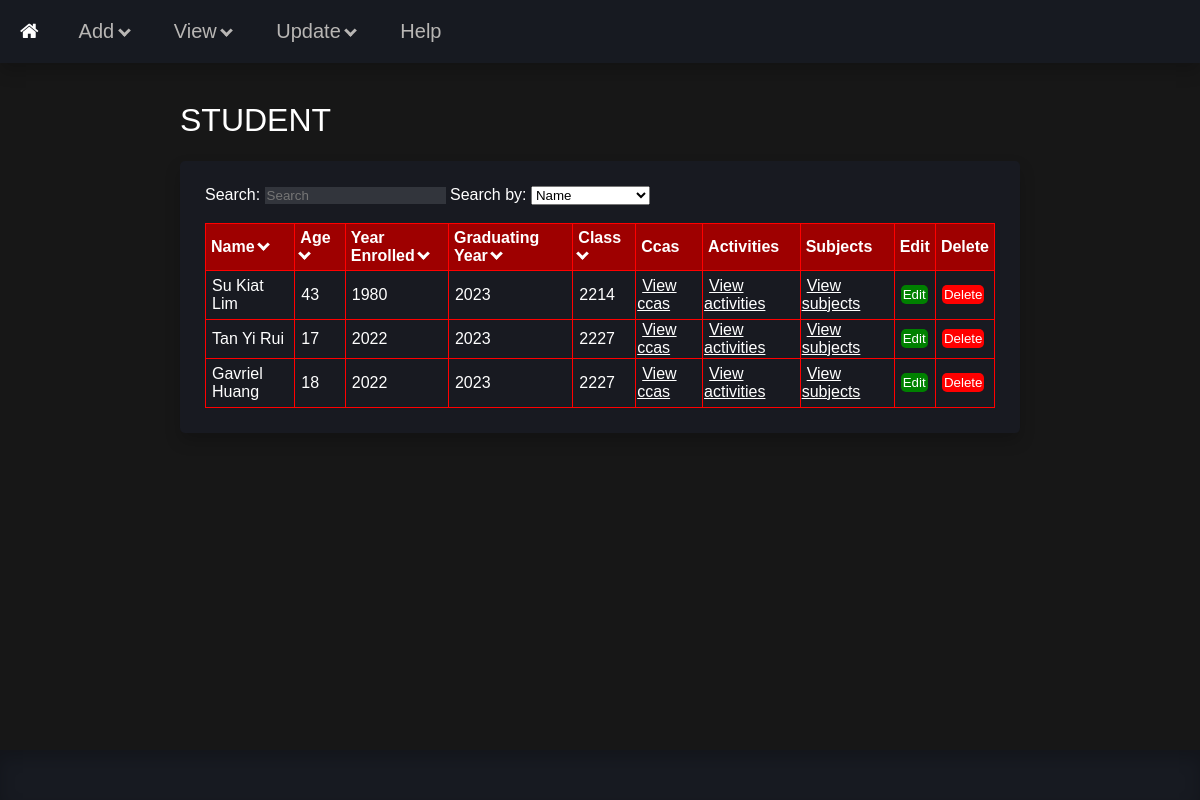
/view_student, run on an earlier commit of the app's database.
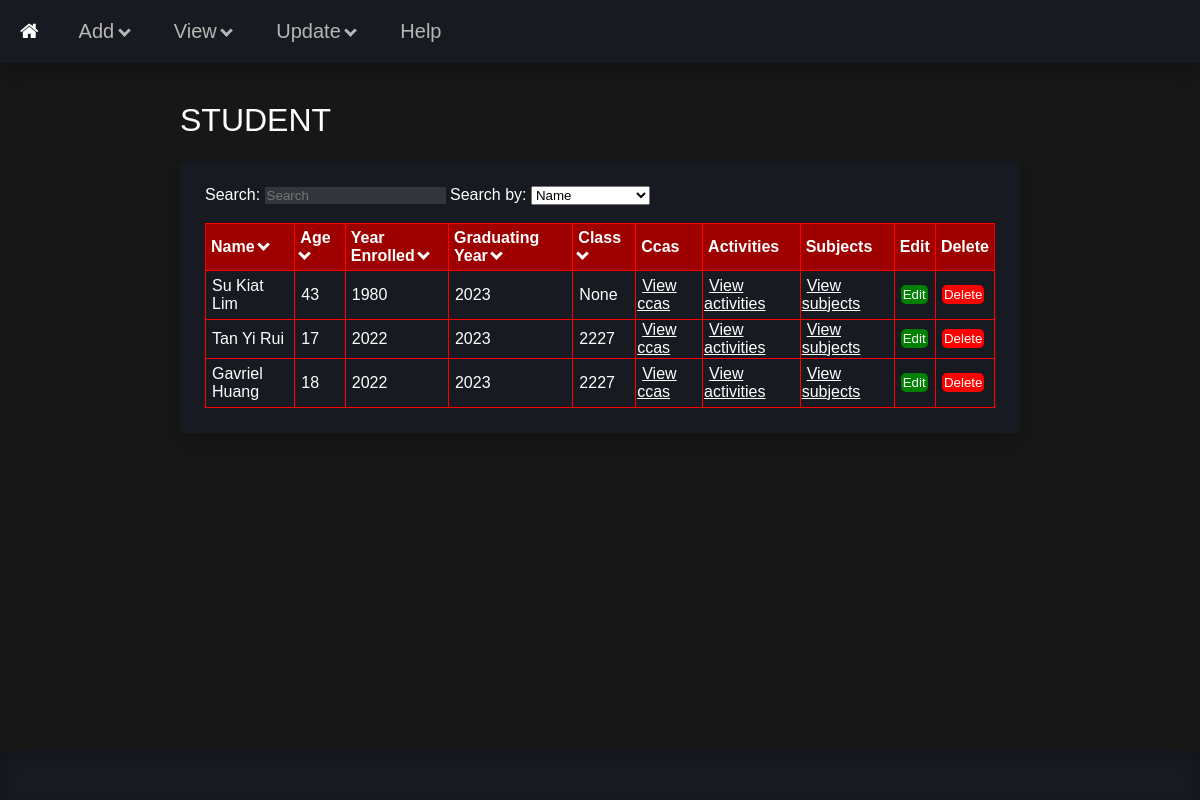
And on a later commit of the database.
### tables this page shows
CREATE TABLE "Student" (
	"id"	INTEGER,
	"Name"	TEXT,
	"Age"	INTEGER,
	"Year_Enrolled"	INTEGER,
	"Graduating_Year"	INTEGER,
	PRIMARY KEY("id")
);

CREATE TABLE "Class" (
	`id`	INTEGER,
	`Name`	TEXT,
	`Level`	TEXT,
	PRIMARY KEY(`id`)
);

### main.py (the view)
@app.route('/view_student', methods=['GET', 'POST'])
def view_student():
    return view('student', request)

### frontend.py (called while the page is built, shortened)
def view(type, rqst): # view function for rendering /view pages
    return render_template('view.html', data = view_data(type)) # renders main records

### storage.py (called while the page is built, shortened)
    def view_all(self):
        conn = sqlite3.connect(self._dbname)
        c = conn.cursor()
        VIEW = f"""
            SELECT * FROM {self._tblname};
        """
        c.execute(VIEW)
        result = c.fetchall()
        if result == []:
            return False
        for i, x in enumerate(result):
            x = list(x)
            x.pop(0)
            x = tuple(x)
            result[i] = x
        conn.close()
        return result

### templates/view.html (shortened to what this page needs)
<!DOCTYPE HTML>
<html>
    <head>
        <link rel='stylesheet' href='static/css/style.css'>
    </head>
    <body>
        {% include 'header.html' %}
        <div class='container'>
            <h1>{{data['check'].upper()}} {{data['main'].upper()}} {{data['foreign'].upper()}}</h1>
            <div class='container-box'>
                <label for='search'>Search: </label>
                <input id='search' placeholder="Search" type='text' class='search' oninput="search(this.value)">
                <label for='select'>Search by: </label>
                <select id="select">
                    {% for count, key in data['header'].items() %}
                        {% if key not in data['extra'] %}
                        <option value="{{count}}">
                            {{key.replace('_', ' ').title()}}
                        </option>
                        {% endif %}
                    {% endfor %}
                </select>
                {% if not data['main'] %}
                    <br><br>
                    <table id='table'>
                        <tr>
                        {% for count, key in data['header'].items() %}
                                <td class='table-header' onclick='sort({{count}}, "caret-{{key}}")'>
                                    {% if key in data['extra'] %}
                                        <p id='{{key}}'>
                                            {{key.replace('_', ' ').title()}}
                                        </p>
                                    {% else %}
                                        <p id='{{key}}'>
                                            {{key.replace('_', ' ').title()}} <i class="downcaret" id="caret-{{key}}" style="border-color: white"></i>
                                        </p>
                                    {% endif %}
                                </td>
                        {% endfor %}
                            <td class="table-header">
                                <p>Edit</p>
                            </td>
                            <td class="table-header">
                                <p>Delete</p>
                            </td>
                        </tr>
                        {% for id, record in data['data'].items() %}
                            <tr>
                                <form method='post' action="/view_{{data['check']}}?edit">
                                    {% for key, value in record.items() %}
                                        <td>
                                            {% if key in data['extra'] %}
                                                <a class='table-content' href="{{value[1]}}">{{value[0]}}</a>
                                            {% else %}
                                                <p class='table-content' name="{{id}}">{{value}}</p>
                                            {% endif %}
                                        </td>
                                    {% endfor %}
                                    <td>
                                        <input class="table-edit" type='button' value='Edit' onclick='edit({{id}}, this)'>
                                    </td>
                                    <td>
                                        <input class="table-delete" type="submit" value='Delete' formaction="/view_{{data['check']}}?delete">
                                    </td>
                                </form>
                            </tr>
                        {% endfor %}
                    </table>
                {% endif %}
            </div>
        </div>
        {% include 'footer.html' %}
    </body>
</html>

What changed in the data, as far as the page shows it:
removed Class: Name "2214"
Also different on the page:
new list line: "None"
